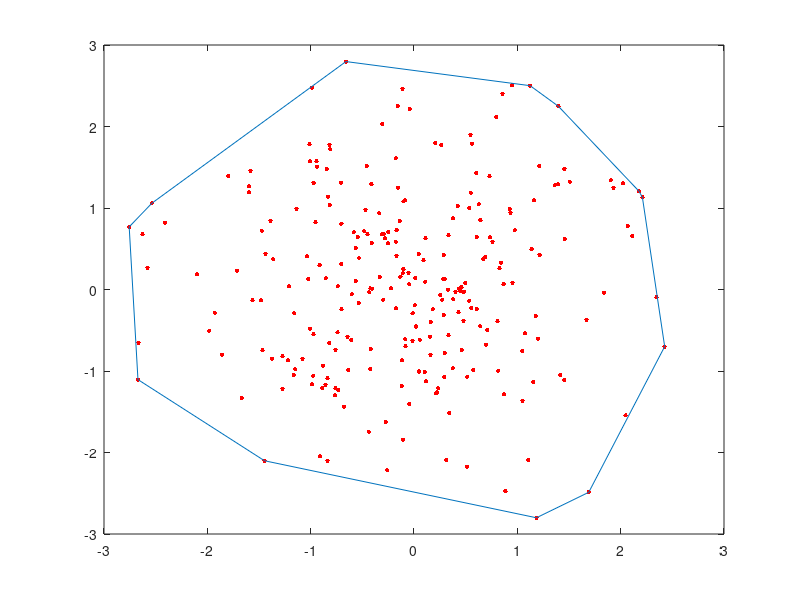

Here is the MATLAB script that generated this plot: (Note: this script raises an error after producing the figure.)
%function [] =  spherical_representation(x_coordinate,y_coordinate) 
 rng(1)
 x = randn(250,1);
 y = randn(250,1);

% create data or polynom
%x = gallery('uniformdata',340,1,40); %20
%y = gallery('uniformdata',340,1,30); %30

%x = x_coordinate
%y = y_coordinate

figure(1)
 plot(x,y,'r.','Markersize',10)
 
 hold on
 
 %polynom from x,y using convex hull
 [k,v] = convhull(x,y)
 plot(x(k),y(k))

% find the minimum bounding circle
tic,[c,r] = minboundcircle(x,y);toc

 
 plot_circles(c,r); % plot circle
 
 
 %[c,r] = minboundcircle(x(k(1:7)),y(k(1:7)))
 %plot_circles(c,r)
 %[c,r] = minboundcircle(x(k(7:13)),y(k(7:13)))
 %plot_circles(c,r)
 [c,r] = minboundcircle(x(k(7:10)),y(k(7:10)))
 plot_circles(c,r)
  [c,r] = minboundcircle(x(k(10:13)),y(k(10:13)))
 plot_circles(c,r)
 
 
[m n] = size(k)
radius = [];
centre = [];
area = [];


